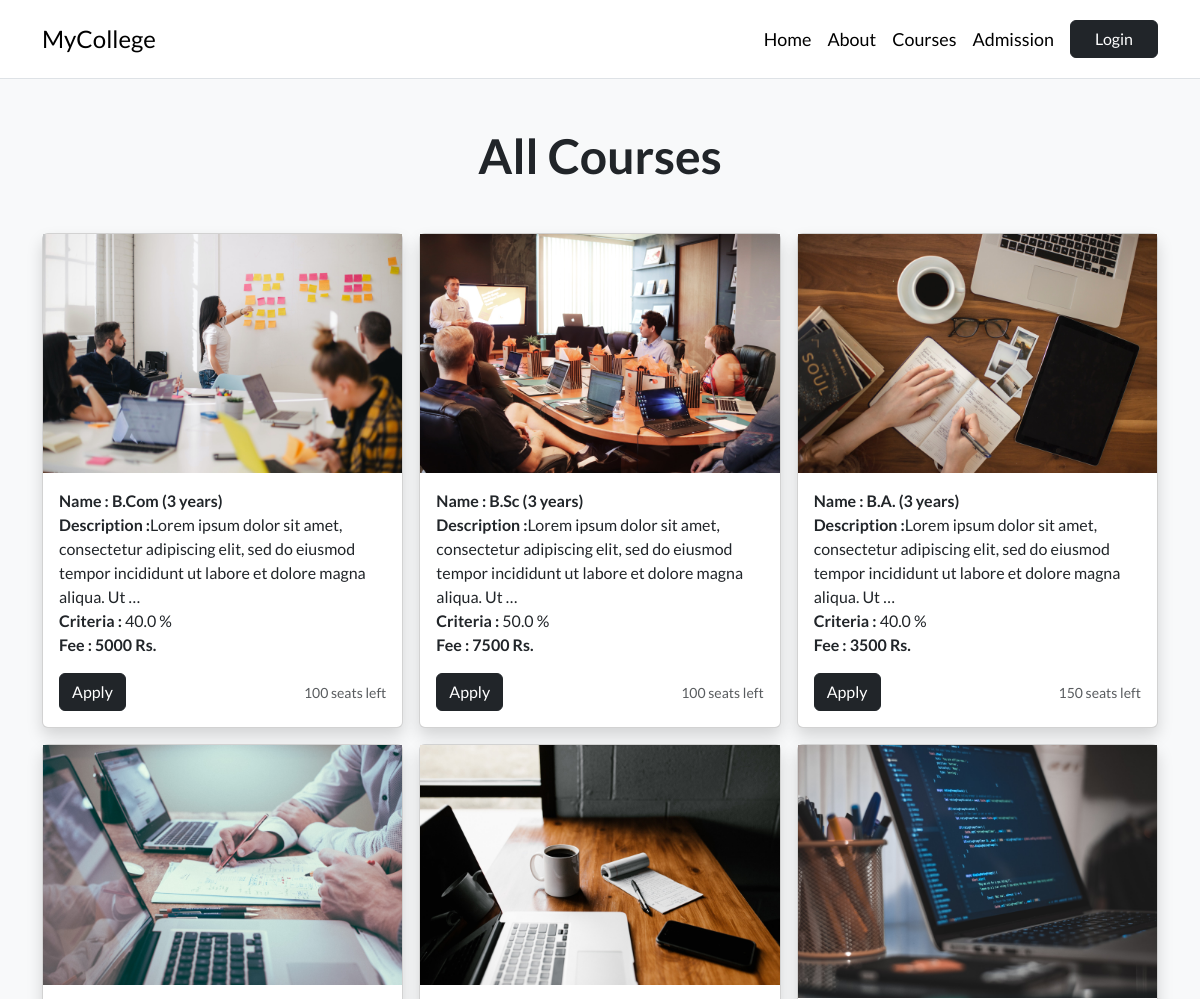
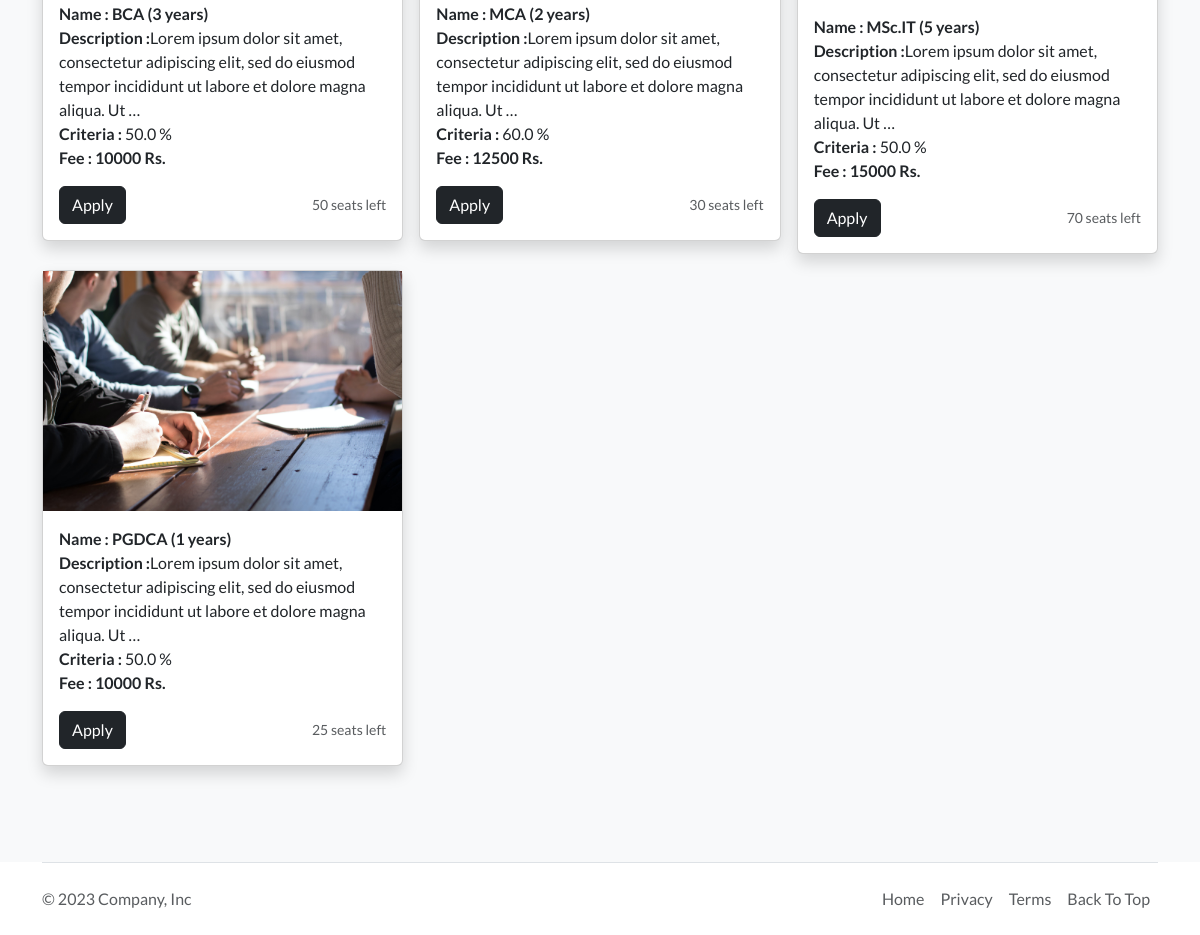
Page /courses/ on the committed database (2 pictures, top to bottom).
### admission/models.py (models this page shows, shortened)
class BaseClass(models.Model):
    created = models.DateTimeField(auto_now_add=True)
    modified = models.DateTimeField(auto_now=True)
    class Meta:
        abstract = True

class Course(BaseClass):
    course_name = models.CharField(max_length=50)
    duration = models.IntegerField()
    percent_criteria = models.FloatField(default=50.00)
    fee = models.IntegerField()
    seats = models.PositiveSmallIntegerField()
    description = models.TextField()
    slug = models.SlugField()
    image = models.ImageField(upload_to='Course/', height_field=None, width_field=None, max_length=None)

### admission/views.py (the view)
# urls.py: path('courses/', courses, name='courses'),
def courses(request):
    all_courses = Course.objects.all()
    return render(request, "admission/courses.html", {"courses": all_courses})

### admission/templates/admission/courses.html
{% extends 'base.html' %}
{% block content %}
<div class="album py-5 bg-body-tertiary" id="courses">
    <h1 class="display-5 fw-bold text-center mb-5">All Courses</h1>
    <div class="container mb-5">
        <div class="row row-cols-1 row-cols-sm-2 row-cols-md-3 g-3">
            {% for c in courses  %}
            <div class="col">
                <div class="card shadow">
                    <img src="{{c.image.url}}" alt="" width="100%">
                    <div class="card-body">
                        <span class="card-text fw-bold">Name : {{c.course_name}} ({{c.duration}} years)</span><br>
                        <span class="card-text fw-bold">Description :</span><span>{{c.description|truncatewords:20}}</span><br>
                        <span class="card-text fw-bold">Criteria : </span><span> {{c.percent_criteria}} %</span>
                        <p class="card-text fw-bold">Fee : {{c.fee}} Rs.</p>
                        <div class="d-flex justify-content-between align-items-center">
                            <div class="btn-group">
                                <a class="btn btn-dark" href="{% url 'admission' %}">Apply</a>
                            </div>
                            <small class="text-body-secondary">{{c.seats}} seats left</small>
                        </div>
                    </div>
                </div>
            </div>
            {% endfor %}
        </div>
    </div>
</div>
{% endblock content %}

### templates/base.html (shortened to what this page needs)
{% load static %}
<!DOCTYPE html>
<html lang="en">
<head>
    <link href="https://cdn.jsdelivr.net/npm/bootstrap@5.3.0/dist/css/bootstrap.min.css" rel="stylesheet">
    <link rel="stylesheet" href="{% static 'css/custom.css' %}">
</head>
<body id="page-top">
    {% include 'navbar.html' %}
    <main>
        {% block content %}{% endblock content %}
    </main>
    <div class="container mt-auto">
        <footer class="d-flex flex-wrap justify-content-between align-items-center py-3 border-top">
            <p class="col-md-4 mb-0 text-body-secondary">© 2023 Company, Inc</p>
            <ul class="nav col-md-4 justify-content-end">
                <li class="nav-item"><a href="" class="nav-link px-2 text-body-secondary">Home</a></li>
                <li class="nav-item"><a href="" class="nav-link px-2 text-body-secondary">Privacy</a></li>
                <li class="nav-item"><a href="" class="nav-link px-2 text-body-secondary">Terms</a></li>
                <li class="nav-item"><a href="" class="nav-link px-2 text-body-secondary">Back To Top</a></li>
            </ul>
        </footer>
    </div>
</body>
</html>

### templates/navbar.html (shortened to what this page needs)
<nav class="navbar navbar-expand-lg border-bottom py-3" aria-label="HomeNavbar">
    <div class="container">
        <a class="navbar-brand fs-4 link-body-emphasis text-decoration-none" href="{% url 'index' %}">MyCollege</a>
        <div class="collapse navbar-collapse" id="HomeNavbar">
            <ul class="navbar-nav ms-auto mb-2 mb-lg-0 nav_underline">
                <li class="nav-item">
                    <a class="nav-link" href="{% url 'index' %}">Home</a>
                </li>
                <li class="nav-item ">
                    <a class="nav-link" href="{% url 'about' %}">About</a>
                </li>
                <li class="nav-item">
                    <a class="nav-link" href="{% url 'courses' %}">Courses</a>
                </li>
                <li class="nav-item me-2">
                    <a class="nav-link" href="{% url 'admission' %}">Admission</a>
                </li>
            </ul>
            <div class="btn-group">
                {% if not user.is_authenticated %}
                <a class="btn btn-dark  px-4" href="{% url 'login' %}">Login</a>
                {% endif %}
            </div>
        </div>
    </div>
</nav>

### static/css/custom.css (style rules this page uses)
body { font-family: "Lato", sans-serif; overflow-x: hidden; }
#HomeNavbar { font-size: 1.12rem; }
.nav_underline a { position: relative; color: #000; text-decoration: none; }
.nav_underline a:before { content: ""; position: absolute; width: 100%; height: 4px; bottom: -2px; left: 0; background-color: #000; visibility: hidden; -webkit-transform: scaleX(0); transform: scaleX(0); -webkit-transition: all 0.3s ease-in-out 0s; transition: all 0.3s ease-in-out 0s; }

### rows in the picture
Course: image (picture), course_name "B.Com", duration "3", description "Lorem ipsum dolor sit amet, consectetur adipiscing elit, sed do eiusmod tempor incididunt ut labore et dolore magna aliqua. Ut …", percent_criteria "40.0", fee "5000", seats "100"
Course: image (picture), course_name "B.Sc", duration "3", description "Lorem ipsum dolor sit amet, consectetur adipiscing elit, sed do eiusmod tempor incididunt ut labore et dolore magna aliqua. Ut …", percent_criteria "50.0", fee "7500", seats "100"
Course: image (picture), course_name "B.A.", duration "3", description "Lorem ipsum dolor sit amet, consectetur adipiscing elit, sed do eiusmod tempor incididunt ut labore et dolore magna aliqua. Ut …", percent_criteria "40.0", fee "3500", seats "150"
Course: image (picture), course_name "BCA", duration "3", description "Lorem ipsum dolor sit amet, consectetur adipiscing elit, sed do eiusmod tempor incididunt ut labore et dolore magna aliqua. Ut …", percent_criteria "50.0", fee "10000", seats "50"
Course: image (picture), course_name "MCA", duration "2", description "Lorem ipsum dolor sit amet, consectetur adipiscing elit, sed do eiusmod tempor incididunt ut labore et dolore magna aliqua. Ut …", percent_criteria "60.0", fee "12500", seats "30"
Course: image (picture), course_name "MSc.IT", duration "5", description "Lorem ipsum dolor sit amet, consectetur adipiscing elit, sed do eiusmod tempor incididunt ut labore et dolore magna aliqua. Ut …", percent_criteria "50.0", fee "15000", seats "70"
Course: image (picture), course_name "PGDCA", duration "1", description "Lorem ipsum dolor sit amet, consectetur adipiscing elit, sed do eiusmod tempor incididunt ut labore et dolore magna aliqua. Ut …", percent_criteria "50.0", fee "10000", seats "25"
